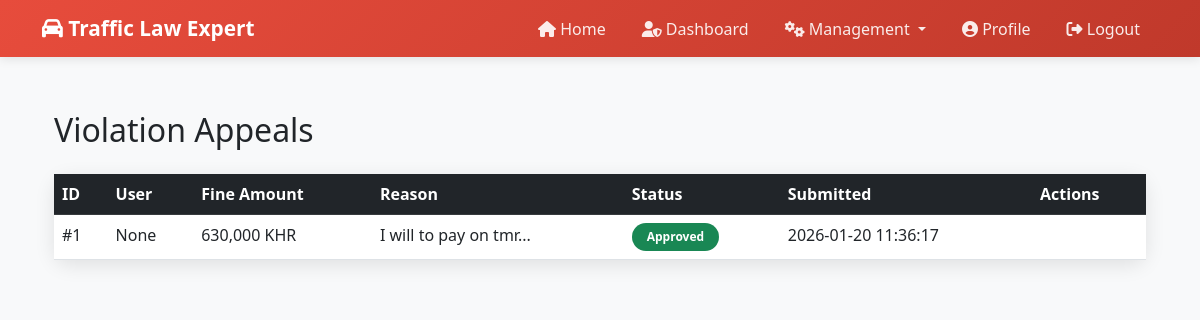
Screenshot of /admin/appeals (signed in) with the database file from the repository.
### tables this page shows
CREATE TABLE appeals (
            id INTEGER PRIMARY KEY AUTOINCREMENT,
            violation_id INTEGER,
            user_id INTEGER,
            reason TEXT,
            status TEXT DEFAULT 'pending',
            officer_response TEXT,
            reviewed_by INTEGER,
            created_at TIMESTAMP DEFAULT CURRENT_TIMESTAMP,
            reviewed_at TIMESTAMP,
            FOREIGN KEY (violation_id) REFERENCES violation_records(id),
            FOREIGN KEY (user_id) REFERENCES users(id),
            FOREIGN KEY (reviewed_by) REFERENCES users(id)
        );

CREATE TABLE violation_records (
            id INTEGER PRIMARY KEY AUTOINCREMENT,
            user_id INTEGER,
            officer_id INTEGER,
            vehicle_type TEXT,
            has_helmet TEXT,
            speed INTEGER,
            has_license TEXT,
            violations TEXT,
            total_fine INTEGER,
            status TEXT DEFAULT 'pending',
            payment_status TEXT DEFAULT 'unpaid',
            payment_date TIMESTAMP,
            description TEXT,
            location TEXT,
            created_at TIMESTAMP DEFAULT CURRENT_TIMESTAMP, driver_name TEXT, license_number TEXT, plate_number TEXT,
            FOREIGN KEY (user_id) REFERENCES users(id),
            FOREIGN KEY (officer_id) REFERENCES officers(id)
        );

### routes/admin.py (the view)
@admin_bp.route('/appeals')
@role_required('admin')
def manage_appeals():
    conn = get_db()
    cursor = conn.cursor()
    cursor.execute('''
        SELECT a.*, u.username, vr.violations, vr.total_fine
        FROM appeals a
        LEFT JOIN users u ON a.user_id = u.id
        LEFT JOIN violation_records vr ON a.violation_id = vr.id
        ORDER BY a.created_at DESC
    ''')
    appeals = cursor.fetchall()
    conn.close()
    return render_template('admin/appeals.html', appeals=appeals)

### utils/db.py (called while the page is built)
def get_db():
    conn = sqlite3.connect(Config.DATABASE)
    conn.row_factory = sqlite3.Row
    return conn

### templates/admin/appeals.html (shortened to what this page needs)
{% extends "base.html" %}
{% block content %}
<div class="container mt-4">
    <h2>Violation Appeals</h2>
    <div class="card mt-4">
        <div class="table-responsive">
            <table class="table table-hover mb-0">
                <thead class="table-dark">
                    <tr>
                        <th>ID</th>
                        <th>User</th>
                        <th>Fine Amount</th>
                        <th>Reason</th>
                        <th>Status</th>
                        <th>Submitted</th>
                        <th>Actions</th>
                    </tr>
                </thead>
                <tbody>
                    {% for appeal in appeals %}
                    <tr>
                        <td>#{{ appeal.id }}</td>
                        <td>{{ appeal.username }}</td>
                        <td>{{ "{:,}".format(appeal.total_fine) }} KHR</td>
                        <td>{{ appeal.reason[:50] }}...</td>
                        <td>
                            {% if appeal.status == 'pending' %}
                                <span class="badge bg-warning">Pending</span>
                            {% elif appeal.status == 'approved' %}
                                <span class="badge bg-success">Approved</span>
                            {% else %}
                                <span class="badge bg-danger">Rejected</span>
                            {% endif %}
                        </td>
                        <td>{{ appeal.created_at }}</td>
                        <td>
                        </td>
                    </tr>
                    {% else %}
                    <tr>
                        <td colspan="7" class="text-center py-4">No appeals found</td>
                    </tr>
                    {% endfor %}
                </tbody>
            </table>
        </div>
    </div>
</div>
{% endblock %}

### templates/base.html (style rules this page uses)
:root { --primary-color: #667eea; --secondary-color: #764ba2; --success-color: #28a745; --danger-color: #dc3545; --warning-color: #ffc107; --light-bg: #f8f9fa; }
body { font-family: 'Segoe UI', Tahoma, Geneva, Verdana, sans-serif; background-color: var(--light-bg); }
.card { border: none; border-radius: 15px; box-shadow: 0 5px 20px rgba(0, 0, 0, 0.1); margin-bottom: 20px; }
.badge { font-weight: 600; padding: 8px 15px; border-radius: 20px; }

### rows the page displays
appeals: id "1", username "None", reason "I will to pay on tmr", status "Approved", created_at "2026-01-20 11:36:17"
violation_records: total_fine "630,000"
